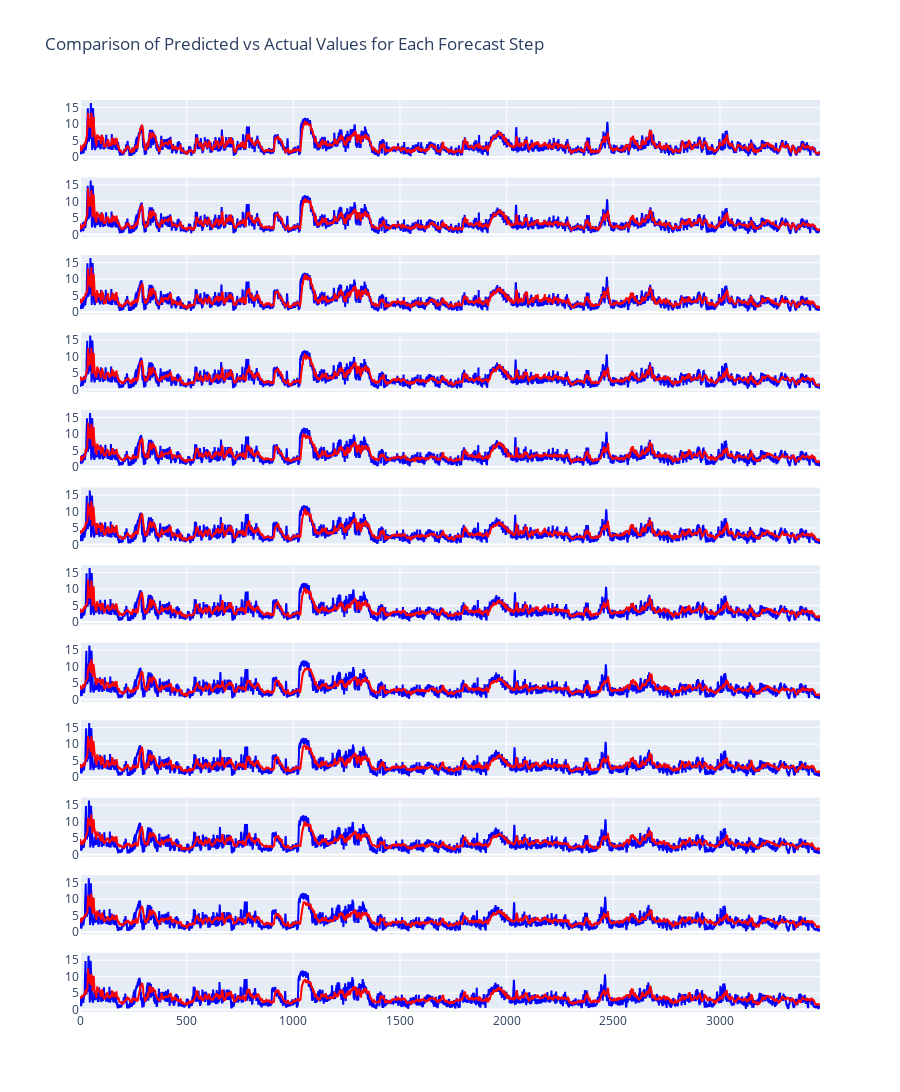

Here is the notebook cell this chart was saved with:
### Code cell
import plotly.graph_objects as go
from plotly.subplots import make_subplots

# Create a subplot figure with 12 rows and 1 column
fig = make_subplots(rows=12, cols=1, shared_xaxes=True, vertical_spacing=0.02)

# Iterate over each forecast step and add a trace for actual and predicted values
for i in range(12):
    fig.add_trace(go.Scatter(
        x=list(range(len(y_test[:, i]))),
        y=y_test[:, i],
        mode='lines',
        name=f'Actual (Step {i+1})',
        line=dict(color='blue')
    ), row=i+1, col=1)
    
    fig.add_trace(go.Scatter(
        x=list(range(len(y_pred[:, i]))),
        y=y_pred[:, i],
        mode='lines',
        name=f'Predicted (Step {i+1})',
        line=dict(color='red')
    ), row=i+1, col=1)

# Update layout
fig.update_layout(
    title='Comparison of Predicted vs Actual Values for Each Forecast Step',
    height=3000,  # Increase height to fit all subplots
    showlegend=False  # Disable legend to avoid repetition
)

# Show the plot
fig.show()

### Figure 1 — Plotly figure (JSON) as saved in the notebook; plotly's stock layout.template omitted (floating-point values rounded to 4 significant figures; data arrays with more than 128 entries replaced by an {"elided": "..."} marker saying what was removed)
{"data": [{"line": {"color": "blue"}, "mode": "lines", "name": "Actual (Step 1)", "type": "scatter", "x": {"elided": "3470 int values"}, "xaxis": "x", "y": {"elided": "3470 float values"}, "yaxis": "y"}, {"line": {"color": "red"}, "mode": "lines", "name": "Predicted (Step 1)", "type": "scatter", "x": {"elided": "3470 int values"}, "xaxis": "x", "y": {"elided": "3470 float values"}, "yaxis": "y"}, {"line": {"color": "blue"}, "mode": "lines", "name": "Actual (Step 2)", "type": "scatter", "x": {"elided": "3470 int values"}, "xaxis": "x2", "y": {"elided": "3470 float values"}, "yaxis": "y2"}, {"line": {"color": "red"}, "mode": "lines", "name": "Predicted (Step 2)", "type": "scatter", "x": {"elided": "3470 int values"}, "xaxis": "x2", "y": {"elided": "3470 float values"}, "yaxis": "y2"}, {"line": {"color": "blue"}, "mode": "lines", "name": "Actual (Step 3)", "type": "scatter", "x": {"elided": "3470 int values"}, "xaxis": "x3", "y": {"elided": "3470 float values"}, "yaxis": "y3"}, {"line": {"color": "red"}, "mode": "lines", "name": "Predicted (Step 3)", "type": "scatter", "x": {"elided": "3470 int values"}, "xaxis": "x3", "y": {"elided": "3470 float values"}, "yaxis": "y3"}, {"line": {"color": "blue"}, "mode": "lines", "name": "Actual (Step 4)", "type": "scatter", "x": {"elided": "3470 int values"}, "xaxis": "x4", "y": {"elided": "3470 float values"}, "yaxis": "y4"}, {"line": {"color": "red"}, "mode": "lines", "name": "Predicted (Step 4)", "type": "scatter", "x": {"elided": "3470 int values"}, "xaxis": "x4", "y": {"elided": "3470 float values"}, "yaxis": "y4"}, {"line": {"color": "blue"}, "mode": "lines", "name": "Actual (Step 5)", "type": "scatter", "x": {"elided": "3470 int values"}, "xaxis": "x5", "y": {"elided": "3470 float values"}, "yaxis": "y5"}, {"line": {"color": "red"}, "mode": "lines", "name": "Predicted (Step 5)", "type": "scatter", "x": {"elided": "3470 int values"}, "xaxis": "x5", "y": {"elided": "3470 float values"}, "yaxis": "y5"}, {"line": {"color": "blue"}, "mode": "lines", "name": "Actual (Step 6)", "type": "scatter", "x": {"elided": "3470 int values"}, "xaxis": "x6", "y": {"elided": "3470 float values"}, "yaxis": "y6"}, {"line": {"color": "red"}, "mode": "lines", "name": "Predicted (Step 6)", "type": "scatter", "x": {"elided": "3470 int values"}, "xaxis": "x6", "y": {"elided": "3470 float values"}, "yaxis": "y6"}, {"line": {"color": "blue"}, "mode": "lines", "name": "Actual (Step 7)", "type": "scatter", "x": {"elided": "3470 int values"}, "xaxis": "x7", "y": {"elided": "3470 float values"}, "yaxis": "y7"}, {"line": {"color": "red"}, "mode": "lines", "name": "Predicted (Step 7)", "type": "scatter", "x": {"elided": "3470 int values"}, "xaxis": "x7", "y": {"elided": "3470 float values"}, "yaxis": "y7"}, {"line": {"color": "blue"}, "mode": "lines", "name": "Actual (Step 8)", "type": "scatter", "x": {"elided": "3470 int values"}, "xaxis": "x8", "y": {"elided": "3470 float values"}, "yaxis": "y8"}, {"line": {"color": "red"}, "mode": "lines", "name": "Predicted (Step 8)", "type": "scatter", "x": {"elided": "3470 int values"}, "xaxis": "x8", "y": {"elided": "3470 float values"}, "yaxis": "y8"}, {"line": {"color": "blue"}, "mode": "lines", "name": "Actual (Step 9)", "type": "scatter", "x": {"elided": "3470 int values"}, "xaxis": "x9", "y": {"elided": "3470 float values"}, "yaxis": "y9"}, {"line": {"color": "red"}, "mode": "lines", "name": "Predicted (Step 9)", "type": "scatter", "x": {"elided": "3470 int values"}, "xaxis": "x9", "y": {"elided": "3470 float values"}, "yaxis": "y9"}, {"line": {"color": "blue"}, "mode": "lines", "name": "Actual (Step 10)", "type": "scatter", "x": {"elided": "3470 int values"}, "xaxis": "x10", "y": {"elided": "3470 float values"}, "yaxis": "y10"}, {"line": {"color": "red"}, "mode": "lines", "name": "Predicted (Step 10)", "type": "scatter", "x": {"elided": "3470 int values"}, "xaxis": "x10", "y": {"elided": "3470 float values"}, "yaxis": "y10"}, {"line": {"color": "blue"}, "mode": "lines", "name": "Actual (Step 11)", "type": "scatter", "x": {"elided": "3470 int values"}, "xaxis": "x11", "y": {"elided": "3470 float values"}, "yaxis": "y11"}, {"line": {"color": "red"}, "mode": "lines", "name": "Predicted (Step 11)", "type": "scatter", "x": {"elided": "3470 int values"}, "xaxis": "x11", "y": {"elided": "3470 float values"}, "yaxis": "y11"}, {"line": {"color": "blue"}, "mode": "lines", "name": "Actual (Step 12)", "type": "scatter", "x": {"elided": "3470 int values"}, "xaxis": "x12", "y": {"elided": "3470 float values"}, "yaxis": "y12"}, {"line": {"color": "red"}, "mode": "lines", "name": "Predicted (Step 12)", "type": "scatter", "x": {"elided": "3470 int values"}, "xaxis": "x12", "y": {"elided": "3470 float values"}, "yaxis": "y12"}], "layout": {"height": 3000, "showlegend": false, "title": {"text": "Comparison of Predicted vs Actual Values for Each Forecast Step"}, "xaxis": {"anchor": "y", "domain": [0, 1], "matches": "x12", "showticklabels": false}, "xaxis10": {"anchor": "y10", "domain": [0, 1], "matches": "x12", "showticklabels": false}, "xaxis11": {"anchor": "y11", "domain": [0, 1], "matches": "x12", "showticklabels": false}, "xaxis12": {"anchor": "y12", "domain": [0, 1]}, "xaxis2": {"anchor": "y2", "domain": [0, 1], "matches": "x12", "showticklabels": false}, "xaxis3": {"anchor": "y3", "domain": [0, 1], "matches": "x12", "showticklabels": false}, "xaxis4": {"anchor": "y4", "domain": [0, 1], "matches": "x12", "showticklabels": false}, "xaxis5": {"anchor": "y5", "domain": [0, 1], "matches": "x12", "showticklabels": false}, "xaxis6": {"anchor": "y6", "domain": [0, 1], "matches": "x12", "showticklabels": false}, "xaxis7": {"anchor": "y7", "domain": [0, 1], "matches": "x12", "showticklabels": false}, "xaxis8": {"anchor": "y8", "domain": [0, 1], "matches": "x12", "showticklabels": false}, "xaxis9": {"anchor": "y9", "domain": [0, 1], "matches": "x12", "showticklabels": false}, "yaxis": {"anchor": "x", "domain": [0.935, 1.0]}, "yaxis10": {"anchor": "x10", "domain": [0.17, 0.235]}, "yaxis11": {"anchor": "x11", "domain": [0.085, 0.15]}, "yaxis12": {"anchor": "x12", "domain": [0, 0.065]}, "yaxis2": {"anchor": "x2", "domain": [0.85, 0.915]}, "yaxis3": {"anchor": "x3", "domain": [0.765, 0.83]}, "yaxis4": {"anchor": "x4", "domain": [0.68, 0.745]}, "yaxis5": {"anchor": "x5", "domain": [0.595, 0.66]}, "yaxis6": {"anchor": "x6", "domain": [0.51, 0.575]}, "yaxis7": {"anchor": "x7", "domain": [0.425, 0.49]}, "yaxis8": {"anchor": "x8", "domain": [0.34, 0.405]}, "yaxis9": {"anchor": "x9", "domain": [0.255, 0.32]}}}
